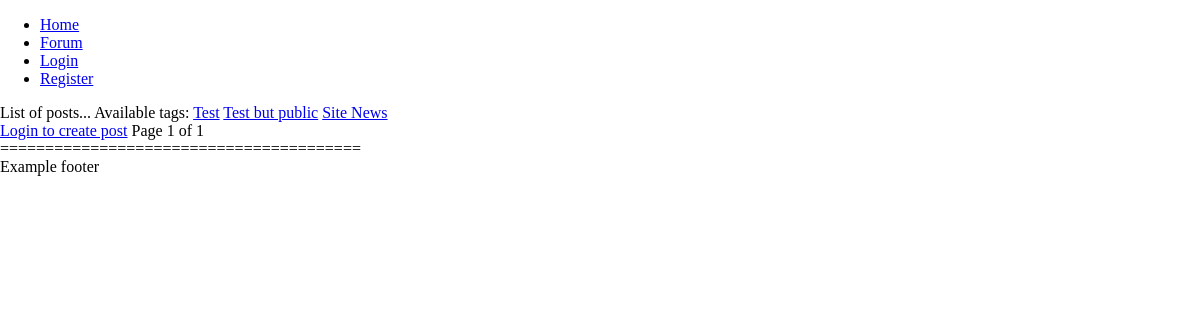
/forum, run on an earlier commit of the app's database.
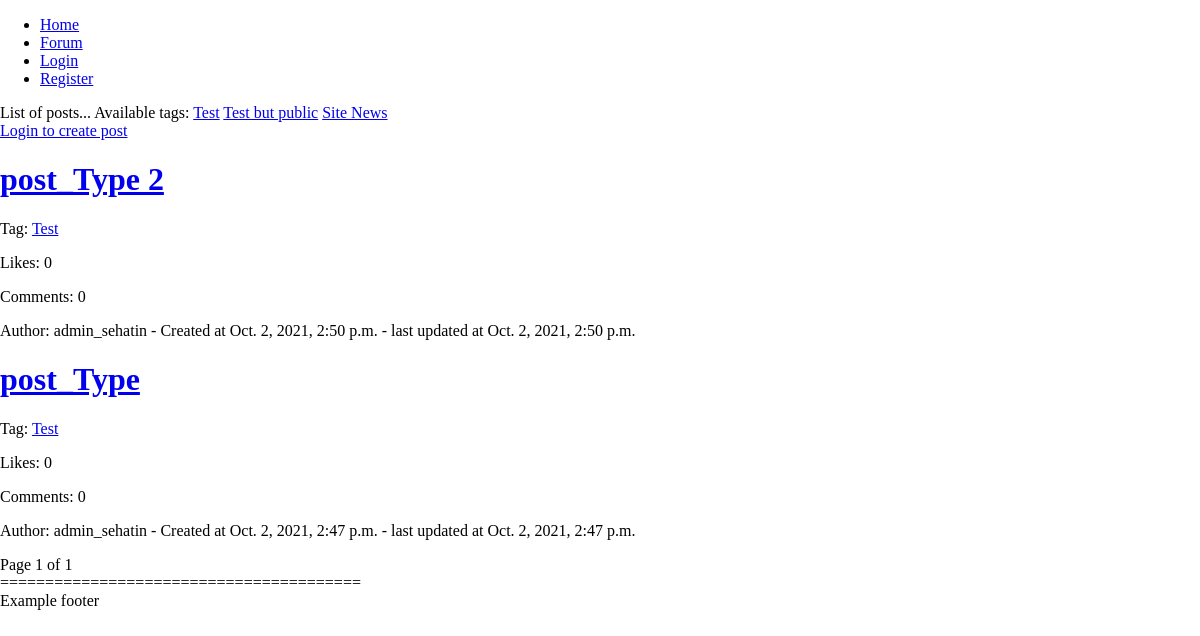
And on a later commit of the database.
### sehat_in_webproject/models.py (models this page shows)
class Tag(models.Model): # Tag of a post, will be generated by admin only
    name = models.CharField(max_length=50)
    adminOnly = models.BooleanField(default=False)

class Post(models.Model): # Post
    id = models.AutoField(primary_key=True)
    title = models.CharField(max_length=200)
    content = models.TextField()
    thumbnail_url = models.CharField(max_length=200, blank=True, null=True)
    tag = models.ForeignKey(Tag, on_delete=models.CASCADE, null=True)
    created_at = models.DateTimeField(auto_now_add=True)
    updated_at = models.DateTimeField(auto_now=True)
    user = models.ForeignKey(User, on_delete=models.SET_NULL, null=True)
    likes = models.IntegerField(default=0)
    comments = models.IntegerField(default=0)
    type = models.CharField(max_length=50, default='forum')

### sehat_in_webproject/views.py (the view)
# urls.py: path('forum', views.forum, name='forum'),
def forum(request):
    tags = Tag.objects.all()
    paginator = Paginator(Post.objects.all().order_by('-created_at'), 25)
    page = request.GET.get('page')
    posts = paginator.get_page(page)
    return render(request, 'forum/index.html', {'posts': posts, 'tags': tags})

### sehat_in_webproject/templatetags/space_to_dash.py (called while the page is built)
@register.filter
def space_to_dash(value):
    return value.replace(" ","-")

### templates/forum/index.html (shortened to what this page needs)
<!DOCTYPE html>
<html lang="en">
{% load static %}
{% load space_to_dash %}
<head>
    <link rel="stylesheet" type="text/css" href="{% static 'css/style.css' %}">
</head>
<body>
    {% include 'templates/header.html' %}
    List of posts...
    Available tags:
    {% for tag in tags %}
        <a href="/forum/tag/{{ tag.name|space_to_dash }}">{{ tag.name }}</a>
    {% endfor %}
    <br>
    {% if user.is_authenticated %}
        <a class="button" href="/forum/create">Buat diskusi baru</a>
    {% else %}
        <a class="button" href="/auth/login">Login to create post</a>
    {% endif %}
    {% for post in posts %}
    {% if post.type == "Forum Post" %}
        <div class="post-lists" id="post-id-{{ post.id }}">
            <h1><a href="/forum/{{ post.id }}">{{ post.title }}</a></h1>
            <p>Tag: <a href="/forum/tag/{{ post.tag.name }}">{{ post.tag.name }}</a></p>
            <p> Likes: {{ post.likes }}</p>
            <p> Comments: {{ post.comments }}</p> <p>
            <p> Author: {% if post.user == null %}deleted{% else %}{{ post.user }}{% endif %} - Created at {{ post.created_at }} - last updated at {{ post.updated_at }}</p>
        </div>
    {% endif %}
    {% endfor %}
    Page {{ posts.number }} of {{ posts.paginator.num_pages }}<br>
    {% include 'templates/footer.html' %}
</body>
</html>

What changed in the data, as far as the page shows it:
added Post: title "post_Type 2", tag.name "Test", likes "0", comments "0", user "admin_sehatin", created_at "Oct. 2, 2021, 2:50 p.m.", updated_at "Oct. 2, 2021, 2:50 p.m."
added Post: title "post_Type", tag.name "Test", likes "0", comments "0", user "admin_sehatin", created_at "Oct. 2, 2021, 2:47 p.m.", updated_at "Oct. 2, 2021, 2:47 p.m."
